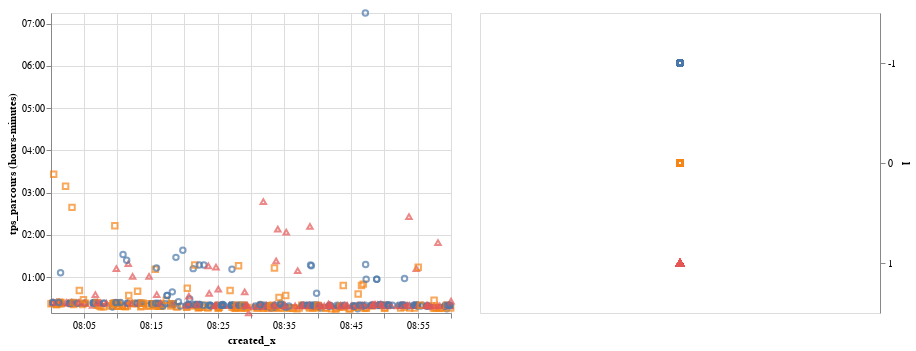

Here is the notebook cell this chart was saved with:
### Code cell
graphs_bruts

### Figure 1 — Vega-Lite specification as saved in the notebook (floating-point values rounded to 4 significant figures; data arrays with more than 128 entries replaced by an {"elided": "..."} marker saying what was removed)
{"$schema": "https://vega.github.io/schema/vega-lite/v2.6.0.json", "config": {"view": {"height": 300, "width": 400}}, "datasets": {"data-7925916306b8e4e152113b44298227a6": {"elided": "518 records"}}, "hconcat": [{"data": {"name": "data-7925916306b8e4e152113b44298227a6"}, "encoding": {"color": {"condition": {"field": "l", "legend": null, "selection": "selector072", "type": "nominal"}, "value": "lightgray"}, "shape": {"field": "l", "type": "nominal"}, "tooltip": {"field": "tps_parcours", "type": "temporal"}, "x": {"field": "created_x", "type": "temporal"}, "y": {"field": "tps_parcours", "timeUnit": "hoursminutes", "type": "temporal"}}, "mark": "point"}, {"data": {"name": "data-7925916306b8e4e152113b44298227a6"}, "encoding": {"color": {"condition": {"field": "l", "legend": null, "selection": "selector072", "type": "nominal"}, "value": "lightgray"}, "shape": {"field": "l", "type": "nominal"}, "y": {"axis": {"orient": "right"}, "field": "l", "type": "nominal"}}, "mark": "point", "selection": {"selector072": {"empty": "all", "fields": ["l"], "on": "click", "resolve": "global", "toggle": "event.shiftKey", "type": "multi"}}}]}
